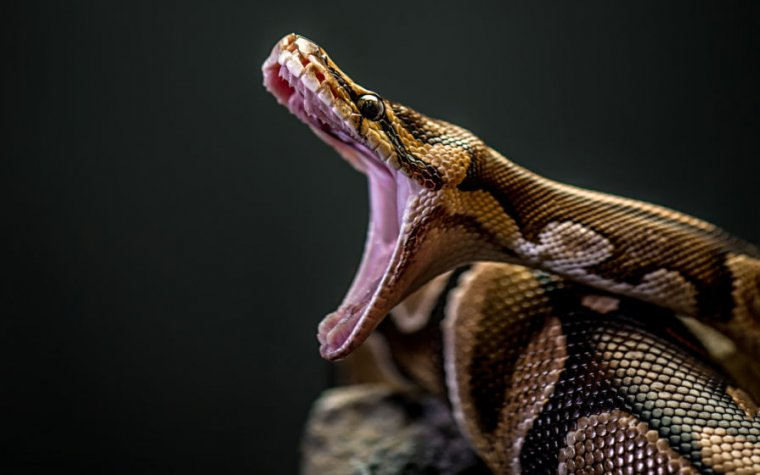
#> input picture HAFTA6/python.jpg, 760 x 475 px; its folder holds 4 pictures in this run
$ python gamma.py
#> lines starting #> are read from the running program, lines starting #| are printed output that depends on the picture
import os
import numpy as np
import matplotlib.pyplot as plt


def get_jpeg():
    print(os.getcwd())
    print(os.listdir())

    path = os.getcwd()

    jpg_image = [ f for f in os.listdir(path) if f.endswith('.jpg')]

    return jpg_image


img_0 = plt.imread(get_jpeg()[0])
#> img_0 is the input picture: shape (475, 760, 3); mean R, G, B 43.6, 38.8, 33.8


# [26 lines of commented-out code are left out]


img_100 = np.power(img_0/float(np.max(img_0)), 1/10)
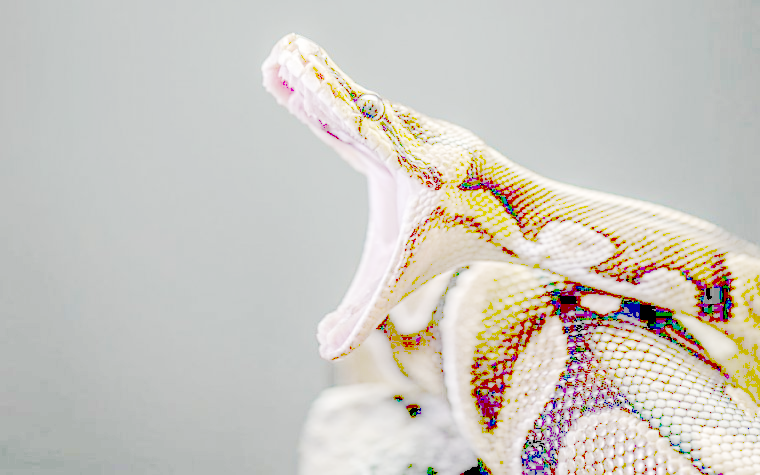
#> img_100: shape (475, 760, 3) float64; mean R, G, B 0.8, 0.786, 0.759
plt.imshow(img_100)

plt.show()
